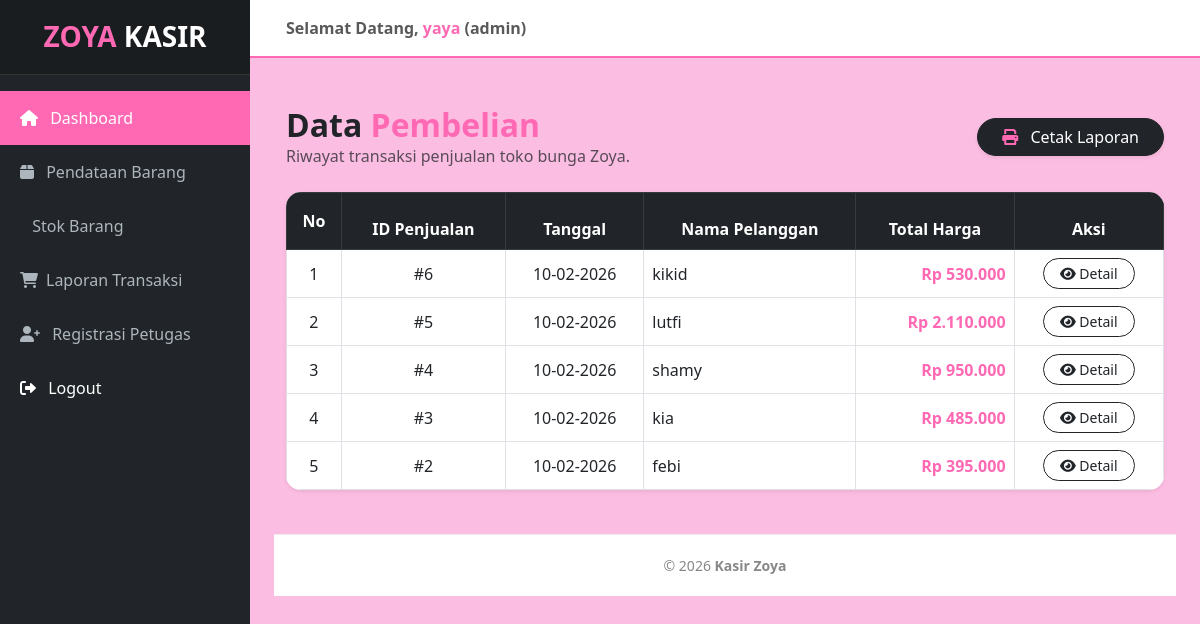
The page /kasir_zoya/admin/pembelian.php (signed in) on the database its author committed.
### tables this page shows
CREATE TABLE `penjualan` (
  `PenjualanID` int(11) NOT NULL,
  `TanggalPenjualan` date NOT NULL,
  `TotalHarga` decimal(10,2) NOT NULL,
  `PelangganID` int(11) NOT NULL
);

CREATE TABLE `pelanggan` (
  `PelangganID` int(11) NOT NULL,
  `NamaPelanggan` varchar(255) NOT NULL,
  `Alamat` text NOT NULL,
  `No.Telp` varchar(15) NOT NULL
);

### kasir_zoya/admin/pembelian.php (the view, shortened to what this page needs)
<?php
include '../config/koneksi.php';
include '../templates/header.php';
include '../templates/sidebar.php';
?>
<div class="container-fluid py-4">
    <div class="row mb-4 align-items-center d-print-none">
        <div class="col-md-6">
            <h2 class="fw-bold text-dark m-0">Data <span class="text-pink">Pembelian</span></h2>
            <p class="text-muted mb-0">Riwayat transaksi penjualan toko bunga Zoya.</p>
        </div>
        <div class="col-md-6 text-md-end">
            <button onclick="window.print()" class="btn btn-dark shadow-sm px-4 rounded-pill">
                <i class="fas fa-print me-2 text-pink"></i> Cetak Laporan
            </button>
        </div>
    </div>
    <div class="card border-0 shadow-sm" style="border-radius: 15px; overflow: hidden;">
        <div class="card-body p-0">
            <div class="table-responsive">
                <table class="table table-bordered table-hover align-middle mb-0">
                    <thead class="table-dark text-center">
                        <tr>
                            <th class="py-3">No</th>
                            <th>ID Penjualan</th>
                            <th>Tanggal</th>
                            <th>Nama Pelanggan</th>
                            <th>Total Harga</th>
                            <th class="d-print-none">Aksi</th>
                        </tr>
                    </thead>
                    <tbody>
                        <?php
                        $no = 1;
                        $query = mysqli_query($koneksi, "SELECT penjualan.*, pelanggan.NamaPelanggan
                                                        FROM penjualan
                                                        INNER JOIN pelanggan ON penjualan.PelangganID = pelanggan.PelangganID
                                                        ORDER BY penjualan.PenjualanID DESC");
                        while($d = mysqli_fetch_array($query)){
                        ?>
                        <tr>
                            <td class="text-center"><?php echo $no++; ?></td>
                            <td class="text-center">#<?php echo $d['PenjualanID']; ?></td>
                            <td class="text-center"><?php echo date('d-m-Y', strtotime($d['TanggalPenjualan'])); ?></td>
                            <td><?php echo $d['NamaPelanggan']; ?></td>
                            <td class="text-end fw-bold text-pink">
                                Rp <?php echo number_format($d['TotalHarga'], 0, ',', '.'); ?>
                            </td>
                            <td class="text-center d-print-none">
                                <a href="detail_pembelian.php?id=<?php echo $d['PenjualanID']; ?>" class="btn btn-sm btn-outline-dark rounded-pill px-3">
                                    <i class="fas fa-eye"></i> Detail
                                </a>
                            </td>
                        </tr>
                        <?php } ?>
                    </tbody>
                </table>
            </div>
        </div>
    </div>
</div>
<?php include '../templates/footer.php'; ?>

### kasir_zoya/templates/header.php (style rules this page uses)
:root { --pink-zoya: #ff69b4; --black-zoya: #212529; --white-zoya: #ffffff; }
body { background-color: #fcbde2; overflow-x: hidden; }
.text-pink { color: var(--pink-zoya) !important; }

### kasir_zoya/admin/pembelian.php (style rules this page uses)
.text-pink { color: #ff69b4 !important; }

### rows shown on the page
penjualan: PenjualanID "6", TanggalPenjualan "10-02-2026", PelangganID.NamaPelanggan "kikid", TotalHarga "530.000"
penjualan: PenjualanID "5", TanggalPenjualan "10-02-2026", PelangganID.NamaPelanggan "lutfi", TotalHarga "2.110.000"
penjualan: PenjualanID "4", TanggalPenjualan "10-02-2026", PelangganID.NamaPelanggan "shamy", TotalHarga "950.000"
penjualan: PenjualanID "3", TanggalPenjualan "10-02-2026", PelangganID.NamaPelanggan "kia", TotalHarga "485.000"
penjualan: PenjualanID "2", TanggalPenjualan "10-02-2026", PelangganID.NamaPelanggan "febi", TotalHarga "395.000"

### other values the page prints
$_SESSION['username'] "yaya"
$_SESSION['role'] "admin"
